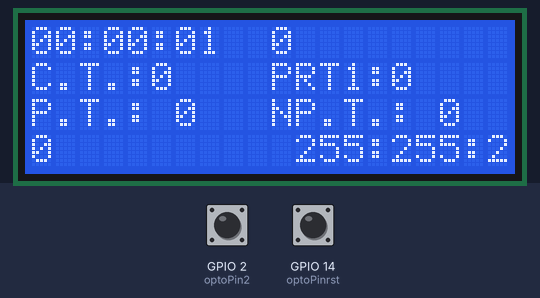
The sketch below on a simulated ESP8266 (NodeMCU). On the bench: 20×4 character LCD. Inputs (shaded band) come from the test bench; at power-on: GPIO 2 (optoPin2) HIGH, GPIO 14 (optoPinrst) HIGH. The local clock reads 2024-03-15 10:24:30 at power-on unless the sketch sets it; EEPROM starts erased; what the sketch prints to the serial monitor is not drawn.

Above: at 1.3 s.
1.4 s: GPIO 2 (optoPin2) pulled LOW for 0.15 s
At 2.3 s:
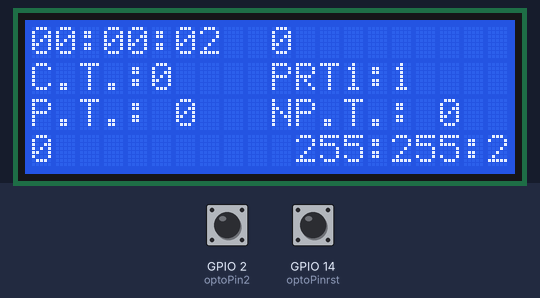
3.5 s: GPIO 14 (optoPinrst) pulled LOW for 0.15 s
At 4.6 s:
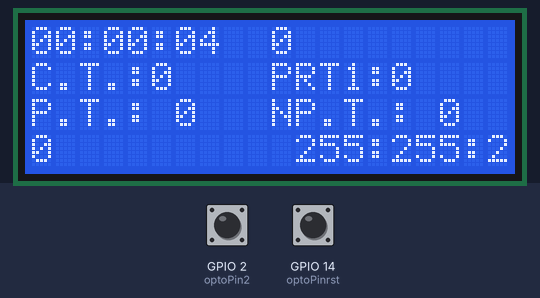
5.5 s: GPIO 2 (optoPin2) pulled LOW for 1 s
At 7.7 s:
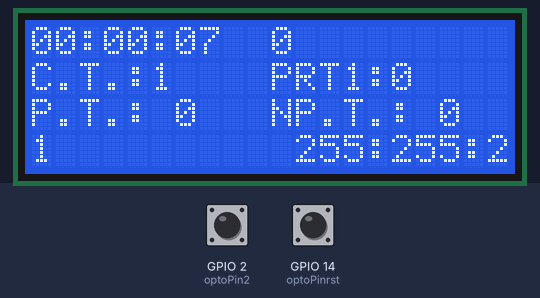
8.5 s: GPIO 14 (optoPinrst) pulled LOW for 1 s
At 10.6 s:
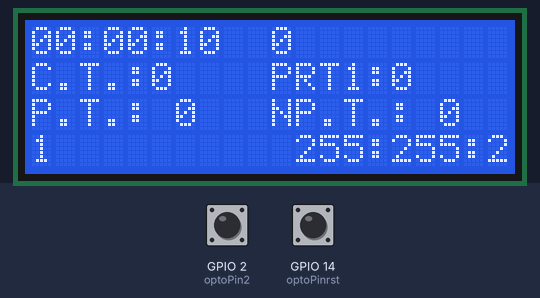
Timing chart, 0 to 12.0 s (numbered marks = the images above; inputs shaded):
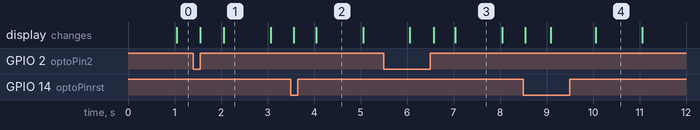

Measured:
- what the display in image 2 shows lasts 1.0 s, from 4.1 s to 5.1 s

The sketch:

production_monitor_code_ESP8266_prt1.ino
```cpp
#include <Wire.h>

#include <ESP8266WiFi.h>

#include <ESP8266WebServer.h>

#include <LiquidCrystal_I2C.h>

#include <EEPROM.h>

#include <ESP32Time.h>


ESP32Time rtc(3600);  // offset in seconds GMT+1
// RTC_DS3231 rtc;


LiquidCrystal_I2C lcd(0x27, 20, 4);  // Set the I2C address to 0x27 and dimensions to 20x4


int counter1 = 0;  // Counter controlled by Button 1

int t_Start = 0;

int t_stop = 0;

int optoPin2 = 2;

int optoPinrst = 14;

//int button1Pin = 12; // Button 1 pin

int prod_ButtonPin = 13;  // Button 2 pin

//int resetButtonPin = 13; // Reset button pin

//int ledPin = 2; // LED pin


//int button1State = LOW;

int optoPin2State = LOW;

//int lastButton1State = LOW;

int lastoptoPin2State = LOW;


int p_b_state = LOW;

int p_b_laststate = LOW;

unsigned long lastDebounceTime1 = 0;

unsigned long debounceDelay = 50;

unsigned long p_on_time = 0;

unsigned long prod_time = 0;

unsigned long n_prod_time = 0;

unsigned long eff_time = 0;

unsigned long var1 = 0;

unsigned long var2 = 0;


int counter1Address = 0;  // Address in the EEPROM emulation to store the counter1 value

int cycleTimeAddress = sizeof(counter1);  // Address in the EEPROM emulation to store the cycle time value


unsigned long cycleStartTime = 0;  // To store the time when the button is pressed

unsigned long cycleTime = 0;  // To store the calculated cycle time

//my variables
String currentRtcTime;
int rtaddress = 10;
const int maxStringLength = 50;
unsigned long sec = 0;
unsigned long min1 = 0;
unsigned long hr = 0;
int rtcHourAddress = +sizeof(int);
int rtcMinuteAddress = rtcHourAddress + sizeof(int);
int rtcSecondAddress = rtcMinuteAddress + sizeof(int);
int storedHour, storedMinute, storedSecond;
// int myvar, myvaraddress;
String myvar2;
ESP8266WebServer server(80);


const char* ssid = "DeviceL1";

const char* password = "";


// void handleRoot()

// {

//   //String message = "test theddd !";


//   // server.send(200, "text/plain", message);
// }

void handleRoot() {
  if (server.method() == HTTP_GET) {
    String message = (String(p_on_time) + ", " + String(prod_time) + ", " + String(n_prod_time) + "," + String(cycleTime) + "," + String(counter1) + "," + String(rtc.getTime()) + "," + String(var1) + "," + currentRtcTime);


    server.send(200, "text/plain", message);
  } else if (server.method() == HTTP_POST) {
    String action = server.arg("action");  // Extract the action parameter from the POST data

    if (action == "resetCounter") {
      String second = server.arg("second");
      String minute = server.arg("minute");
      String hour = server.arg("hour");
      sec = second.toInt();
      min1 = minute.toInt();
      hr = hour.toInt();
      lcd.setCursor(10, 3);
      rtc.setTime(sec, min1, (hr - 1), 12, 6, 2023);
      lcd.print(currentRtcTime);  //showing time before reset
      // counter1 = 0;
      // EEPROM.put(counter1Address, counter1);
      // EEPROM.commit();
      server.send(200, "text/plain", "time reset successful");
    } else {
      server.send(400, "text/plain", "Invalid action");
    }
  } else {
    server.send(404, "text/plain", "Not found");
  }
}


void setup() {

  pinMode(optoPin2, INPUT);

  pinMode(optoPinrst, INPUT);


  //String message = " 1234567";

  //server.send(200, "text/plain", message);


  WiFi.mode(WIFI_AP);

  WiFi.softAP(ssid, password);

  IPAddress ip = WiFi.softAPIP();

  Serial.print("AP IP address: ");

  Serial.println(ip);


  server.on("/", handleRoot);

  server.begin();

  Serial.println("Server started");

  lcd.begin(20, 4);

  lcd.init();

  lcd.backlight();


  rtc.setTime(0, 0, 23, 12, 6, 2023);
  // rtc.setTime(storedSecond, storedMinute, storedHour - 1, 12, 6, 2023);


  // EEPROM.begin(sizeof(counter1) + sizeof(cycleTime) + sizeof(myvaraddress));  // Initialize EEPROM with the desired data size
  EEPROM.begin(512);


  // Read the counter and cycle time values from EEPROM during initialization

  EEPROM.get(counter1Address, counter1);

  EEPROM.get(cycleTimeAddress, cycleTime);


  if (counter1 < 0 || counter1 > 9999) {

    // Invalid counter1 value stored in EEPROM, reset to zero

    counter1 = 0;
  }

  //pinMode(button1Pin, INPUT_PULLUP);

  pinMode(optoPin2, INPUT_PULLUP);


  //pinMode(resetButtonPin, INPUT_PULLUP);

  pinMode(optoPinrst, INPUT_PULLUP);


  //pinMode(ledPin, OUTPUT);

  storedHour = int(EEPROM.read(rtcHourAddress)) ;
  storedMinute = int(EEPROM.read(rtcMinuteAddress)) ;
  storedSecond = int(EEPROM.read(rtcSecondAddress)) ;
  myvar2 = String(storedHour) + ":" + String(storedMinute) + ":" + String(storedSecond);
  lcd.setCursor(11, 3);
  lcd.print(myvar2);
}


void loop()

{


  server.handleClient();

  String message = (String(p_on_time) + ", " + String(prod_time) + ", " + String(n_prod_time) + "," + String(cycleTime) + "," + String(counter1) + "," + String(rtc.getTime()) + "," + String(var1) + "," + currentRtcTime);


  server.send(200, "text/plain", message);


  /*

button1State = digitalRead(button1Pin);

 if (button1State != lastButton1State)

   {

    if (button1State == LOW)

     {

      */


  optoPin2State = digitalRead(optoPin2);

  if (optoPin2State != lastoptoPin2State)

  {

    if (optoPin2State == LOW)

    {

      cycleStartTime = millis();

      //     lcd.setCursor(0, 2);

      // lcd.print(rtc.getTime());
    }

    //if (button1State == HIGH)

    if (optoPin2State == HIGH)

    {
      lcd.setCursor(10, 1);

      lcd.print("PRT1:" + String(counter1));

      cycleTime = millis() - cycleStartTime;  // Calculate the cycle time

      cycleTime = cycleTime / 1000;

      var1 = cycleTime + var1;

      counter1 = counter1 + 1;

      //     lcd.setCursor(0, 3);

      //     lcd.print(rtc.getTime());

      lcd.setCursor(0, 1);

      lcd.print("C.T.:" + String(cycleTime));
    }

    //lastButton1State = button1State;

    lastoptoPin2State = optoPin2State;
  }


  p_on_time = millis() / 60000;

  prod_time = var1 / 60;

  n_prod_time = p_on_time - prod_time;

  lcd.setCursor(0, 0);

  lcd.print(rtc.getTime());

  lcd.setCursor(10, 0);

  lcd.print(p_on_time);

  lcd.setCursor(0, 2);

  lcd.print("P.T.: " + String(prod_time));

  lcd.setCursor(10, 2);

  lcd.print("NP.T.: " + String(n_prod_time));

  lcd.setCursor(0, 3);

  lcd.print(var1);

  currentRtcTime = rtc.getTime();
  sec = rtc.getSecond();
  min1 = rtc.getMinute();
  hr = rtc.getHour();

  // myvar = 75;
  // myvaraddress = 10 + sizeof(int);

  EEPROM.write(rtcHourAddress, hr);
  EEPROM.write(rtcMinuteAddress, min1);
  EEPROM.write(rtcSecondAddress, sec);

  EEPROM.commit();


  //if (digitalRead(resetButtonPin) == LOW) {

  if (digitalRead(optoPinrst) == LOW) {

    counter1 = 0;

    cycleTime = 0;

    lcd.setCursor(0, 1);

    lcd.print("    ");

    lcd.setCursor(0, 1);

    lcd.print("C.T.:" + String(cycleTime) + " ");

    lcd.setCursor(10, 1);

    lcd.print("   ");

    lcd.setCursor(10, 1);

    lcd.print("PRT1:" + String(counter1) + " ");


    // Store the reset counter values in EEPROM

    EEPROM.put(counter1Address, counter1);

    EEPROM.commit();
  }
}
```
